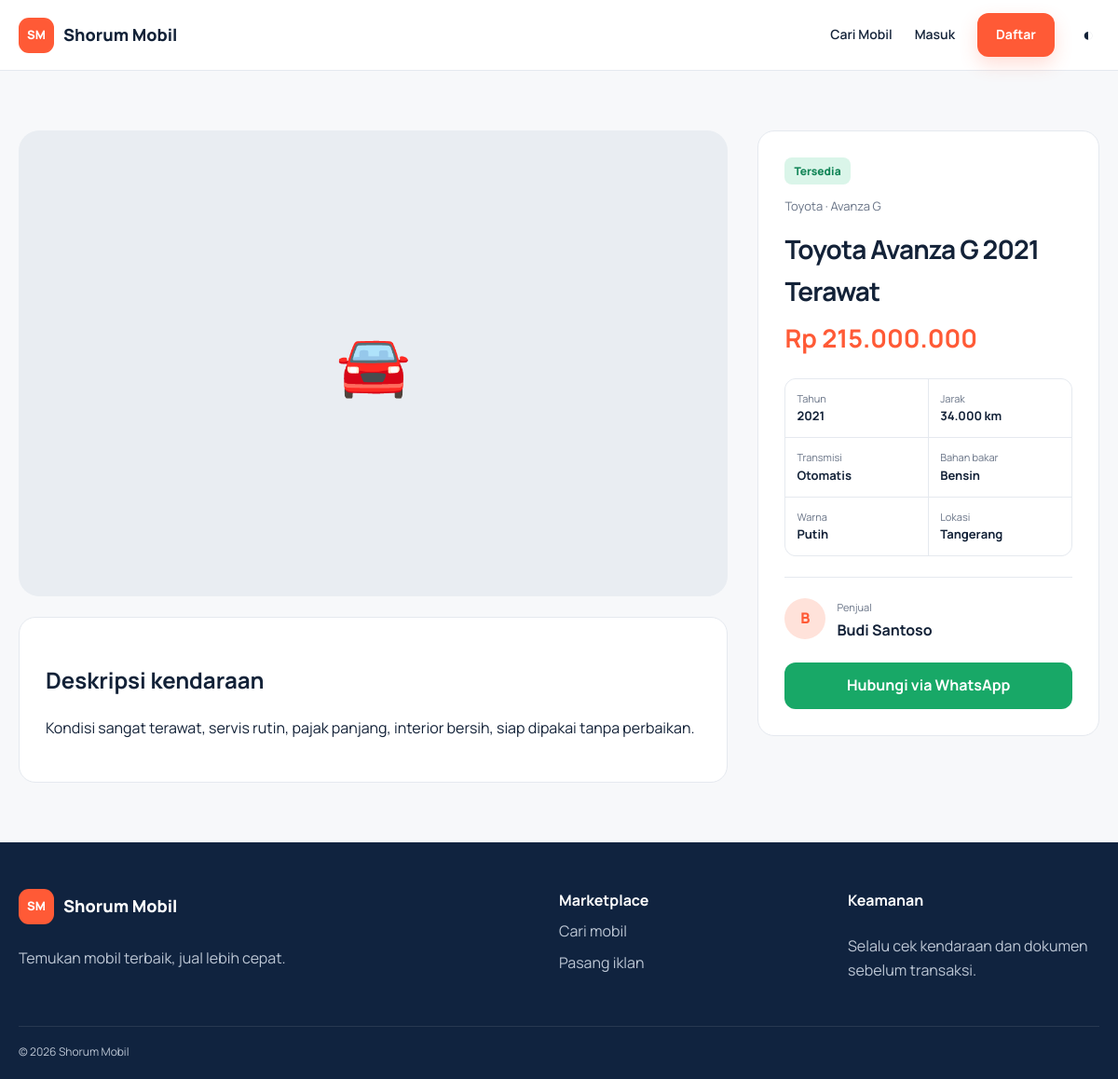
The page /mobil/1 on the database its author committed.
### tables this page shows
CREATE TABLE cars (id BIGINT UNSIGNED AUTO_INCREMENT PRIMARY KEY,user_id BIGINT UNSIGNED NOT NULL,title VARCHAR(180) NOT NULL,brand VARCHAR(80) NOT NULL,model VARCHAR(80) NOT NULL,year SMALLINT UNSIGNED NOT NULL,price BIGINT UNSIGNED NOT NULL,mileage INT UNSIGNED NOT NULL DEFAULT 0,transmission ENUM('Manual','Otomatis') NOT NULL,fuel ENUM('Bensin','Diesel','Hybrid','Listrik') NOT NULL,color VARCHAR(50) NOT NULL,city VARCHAR(100) NOT NULL,description TEXT NOT NULL,status ENUM('active','sold') NOT NULL DEFAULT 'active',created_at DATETIME NOT NULL,updated_at DATETIME NOT NULL,CONSTRAINT fk_cars_user FOREIGN KEY(user_id) REFERENCES users(id) ON DELETE CASCADE,INDEX idx_cars_search(status,brand,price,year),INDEX idx_cars_user(user_id));

CREATE TABLE users (id BIGINT UNSIGNED AUTO_INCREMENT PRIMARY KEY,name VARCHAR(100) NOT NULL,email VARCHAR(190) NOT NULL UNIQUE,password VARCHAR(255) NOT NULL,phone VARCHAR(25) NOT NULL,created_at DATETIME NOT NULL,INDEX idx_users_email(email));

### app/Core/Controller.php (called while the page is built)
<?php namespace App\Core;
abstract class Controller{protected function view(string $view,array $data=[]):void{extract($data);$content=dirname(__DIR__).'/Views/'.$view.'.php';require dirname(__DIR__).'/Views/layouts/app.php';}protected function auth():array{if(!auth()){flash('error','Silakan masuk terlebih dahulu.');redirect('/login');}return auth();}protected function validateCsrf():void{Csrf::verify($_POST['_token']??null);}}

### app/Controllers/CarController.php (called while the page is built)
<?php namespace App\Controllers; use App\Core\Controller; use App\Models\Car;
final class CarController extends Controller{public function index():void{$this->view('cars/index',['cars'=>Car::search($_GET),'filters'=>$_GET]);}public function show(string $id):void{$car=Car::find((int)$id);if(!$car){http_response_code(404);$this->view('errors/404');return;}$fav=auth()?Car::isFavorite((int)$id,(int)auth()['id']):false;$this->view('cars/show',compact('car','fav'));}public function create():void{$this->auth();$this->view('cars/form',['car'=>null]);}private function data():array{return['title'=>trim($_POST['title']??''),'brand'=>trim($_POST['brand']??''),'model'=>trim($_POST['model']??''),'year'=>(int)($_POST['year']??0),'price'=>(int)($_POST['price']??0),'mileage'=>(int)($_POST['mileage']??0),'transmission'=>$_POST['transmission']??'','fuel'=>$_POST['fuel']??'','color'=>trim($_POST['color']??''),'city'=>trim($_POST['city']??''),'description'=>trim($_POST['description']??''),'status'=>in_array($_POST['status']??'active',['active','sold'])?$_POST['status']:'active'];}private function valid(array $d):bool{return strlen($d['title'])>=8&&$d['year']>=1950&&$d['year']<=((int)date('Y')+1)&&$d['price']>0&&in_array($d['transmission'],['Manual','Otomatis'])&&in_array($d['fuel'],['Bensin','Diesel','Hybrid','Listrik'])&&strlen($d['description'])>=30;}private function uploads():array{$out=[];$files=$_FILES['images']??null;if(!$files)return$out;$finfo=new \finfo(FILEINFO_MIME_TYPE);for($i=0;$i<min(count($files['name']),5);$i++){if($files['error'][$i]===UPLOAD_ERR_NO_FILE)continue;if($files['error'][$i]!==UPLOAD_ERR_OK||$files['size'][$i]>2097152)continue;$mime=$finfo->file($files['tmp_name'][$i]);$ext=['image/jpeg'=>'jpg','image/png'=>'png','image/webp'=>'webp'][$mime]??null;if(!$ext)continue;$name=bin2hex(random_bytes(16)).'.'.$ext;if(move_uploaded_file($files['tmp_name'][$i],dirname(__DIR__,2).'/public/uploads/'.$name))$out[]='uploads/'.$name;}return$out;}public function store():void{$u=$this->auth();$this->validateCsrf();$d=$this->data();if(!$this->valid($d)){flash('error','Data iklan belum valid. Isi semua kolom dan deskripsi minimal 30 karakter.');redirect('/mobil/tambah');}$images=$this->uploads();if(!$images){flash('error','Unggah minimal satu foto JPG, PNG, atau WebP maksimal 2 MB.');redirect('/mobil/tambah');}$d['user_id']=$u['id'];$id=Car::create($d,$images);flash('success','Iklan berhasil diterbitkan.');redirect('/mobil/'.$id);}public function edit(string $id):void{$u=$this->auth();$car=Car::find((int)$id);if(!$car||(int)$car['user_id']!==(int)$u['id']){http_response_code(403);exit('Akses ditolak');}$this->view('cars/form',compact('car'));}public function update(string $id):void{$u=$this->auth();$this->validateCsrf();$d=$this->data();if(!$this->valid($d)){flash('error','Data iklan belum valid.');redirect('/mobil/'.$id.'/edit');}Car::update((int)$id,(int)$u['id'],$d);flash('success','Iklan berhasil diperbarui.');redirect('/mobil/'.$id);}public function destroy(string $id):void{$u=$this->auth();$this->validateCsrf();Car::delete((int)$id,(int)$u['id']);flash('success','Iklan dihapus.');redirect('/dashboard');}public function favorite(string $id):void{$u=$this->auth();$this->validateCsrf();Car::toggleFavorite((int)$id,(int)$u['id']);redirect('/mobil/'.$id);}}

### public/index.php (called while the page is built, shortened)
<?php
require dirname(__DIR__).'/app/Core/helpers.php';
spl_autoload_register(function(string $class){$prefix='App\\';if(str_starts_with($class,$prefix)){require dirname(__DIR__).'/app/'.str_replace('\\','/',substr($class,strlen($prefix))).'.php';}});
$router=new Router();
$router->get('/',[HomeController::class,'index']);
$router->get('/login',[AuthController::class,'showLogin']); $router->post('/login',[AuthController::class,'login']);
$router->get('/register',[AuthController::class,'showRegister']); $router->post('/register',[AuthController::class,'register']);
$router->post('/logout',[AuthController::class,'logout']);
$router->get('/mobil',[CarController::class,'index']); $router->get('/mobil/tambah',[CarController::class,'create']); $router->post('/mobil/tambah',[CarController::class,'store']);
$router->get('/mobil/{id}',[CarController::class,'show']); $router->get('/mobil/{id}/edit',[CarController::class,'edit']); $router->post('/mobil/{id}/edit',[CarController::class,'update']);
$router->post('/mobil/{id}/hapus',[CarController::class,'destroy']); $router->post('/mobil/{id}/favorit',[CarController::class,'favorite']);
$router->get('/dashboard',[DashboardController::class,'index']);
$router->dispatch($_SERVER['REQUEST_METHOD'],parse_url($_SERVER['REQUEST_URI'],PHP_URL_PATH));

### app/Core/helpers.php (called while the page is built, shortened)
<?php
function env(string $key,mixed $default=null):mixed{return $_ENV[$key]??getenv($key)?:$default;}
function config(string $name):array{static $c=[];return $c[$name]??=$c[$name]=require dirname(__DIR__,2)."/config/$name.php";}
function e(?string $v):string{return htmlspecialchars($v??'',ENT_QUOTES,'UTF-8');}
function url(string $path=''):string{return config('app')['url'].'/'.ltrim($path,'/');}
function asset(string $path):string{return url('assets/'.ltrim($path,'/'));}
function auth():?array{return $_SESSION['user']??null;}

### config/app.php (called while the page is built)
<?php
return ['name'=>env('APP_NAME','Shorum Mobil'),'url'=>rtrim(env('APP_URL','http://localhost:8080'),'/'),'debug'=>filter_var(env('APP_DEBUG',false),FILTER_VALIDATE_BOOL)];

### config/database.php (called while the page is built)
<?php
return ['host'=>env('DB_HOST','127.0.0.1'),'port'=>env('DB_PORT','3306'),'dbname'=>env('DB_NAME','shorum_mobil'),'user'=>env('DB_USER','root'),'pass'=>env('DB_PASS','')];

### app/Core/Database.php (called while the page is built, shortened)
<?php namespace App\Core;
final class Database{private static ?PDO $pdo=null;public static function connection():PDO{if(!self::$pdo){$c=config('database');self::$pdo=new PDO("mysql:host={$c['host']};port={$c['port']};dbname={$c['dbname']};charset=utf8mb4",$c['user'],$c['pass'],[PDO::ATTR_ERRMODE=>PDO::ERRMODE_EXCEPTION,PDO::ATTR_DEFAULT_FETCH_MODE=>PDO::FETCH_ASSOC,PDO::ATTR_EMULATE_PREPARES=>false]);}return self::$pdo;}}

### app/Models/Car.php (called while the page is built, shortened)
<?php namespace App\Models;
final class Car{
public static function find(int $id):?array{$s=Database::connection()->prepare('SELECT c.*,u.name seller,u.phone seller_phone FROM cars c JOIN users u ON u.id=c.user_id WHERE c.id=?');$s->execute([$id]);$car=$s->fetch();if(!$car)return null;$i=Database::connection()->prepare('SELECT * FROM car_images WHERE car_id=? ORDER BY is_primary DESC,id');$i->execute([$id]);$car['images']=$i->fetchAll();return$car;}
public static function isFavorite(int $car,int $user):bool{$s=Database::connection()->prepare('SELECT 1 FROM favorites WHERE car_id=? AND user_id=?');$s->execute([$car,$user]);return(bool)$s->fetchColumn();}}

### app/Views/cars/show.php (the view)
<section class="page container detail-grid"><div><div class="gallery"><div class="main-photo"><?php if($car['images']): ?><img id="mainPhoto" src="<?= url($car['images'][0]['path']) ?>" alt="<?= e($car['title']) ?>"><?php else: ?><div class="placeholder">🚘</div><?php endif; ?></div><?php if(count($car['images'])>1): ?><div class="thumbnails"><?php foreach($car['images'] as $img): ?><button data-photo="<?= url($img['path']) ?>"><img src="<?= url($img['path']) ?>" alt="Foto <?= e($car['title']) ?>"></button><?php endforeach; ?></div><?php endif; ?></div><div class="description"><h2>Deskripsi kendaraan</h2><p><?= nl2br(e($car['description'])) ?></p></div></div><aside class="detail-card"><span class="badge status"><?= $car['status']==='sold'?'Terjual':'Tersedia' ?></span><p class="muted"><?= e($car['brand']) ?> · <?= e($car['model']) ?></p><h1><?= e($car['title']) ?></h1><strong class="price big">Rp <?= number_format((int)$car['price'],0,',','.') ?></strong><div class="spec-list"><div><span>Tahun</span><strong><?= $car['year'] ?></strong></div><div><span>Jarak</span><strong><?= number_format((int)$car['mileage'],0,',','.') ?> km</strong></div><div><span>Transmisi</span><strong><?= e($car['transmission']) ?></strong></div><div><span>Bahan bakar</span><strong><?= e($car['fuel']) ?></strong></div><div><span>Warna</span><strong><?= e($car['color']) ?></strong></div><div><span>Lokasi</span><strong><?= e($car['city']) ?></strong></div></div><div class="seller"><div class="avatar"><?= e(strtoupper(substr($car['seller'],0,1))) ?></div><div><small>Penjual</small><strong><?= e($car['seller']) ?></strong></div></div><?php $wa=preg_replace('/\D/','',$car['seller_phone']);$wa=str_starts_with($wa,'0')?'62'.substr($wa,1):$wa; ?><a class="btn btn-whatsapp btn-block" target="_blank" rel="noopener" href="https://wa.me/<?= e($wa) ?>?text=<?= rawurlencode('Halo, saya tertarik dengan '.$car['title'].' di Shorum Mobil.') ?>">Hubungi via WhatsApp</a><?php if(auth()): ?><form method="post" action="<?= url('/mobil/'.$car['id'].'/favorit') ?>"><?= csrf_field() ?><button class="btn btn-outline btn-block"><?= $fav?'♥ Hapus dari Favorit':'♡ Simpan Favorit' ?></button></form><?php endif; ?></aside></section>

### app/Core/Router.php
<?php namespace App\Core;
final class Router{private array $routes=[];public function get(string $p,array $h):void{$this->add('GET',$p,$h);}public function post(string $p,array $h):void{$this->add('POST',$p,$h);}private function add(string $m,string $p,array $h):void{$this->routes[$m][]=[$p,$h];}public function dispatch(string $method,string $uri):void{foreach($this->routes[$method]??[] as [$path,$handler]){$regex='#^'.preg_replace('/\{[^}]+\}/','([^/]+)',$path).'$#';if(preg_match($regex,$uri,$matches)){array_shift($matches);[$class,$action]=$handler;(new $class)->$action(...$matches);return;}}http_response_code(404);$content=dirname(__DIR__).'/Views/errors/404.php';require dirname(__DIR__).'/Views/layouts/app.php';}}

### app/Views/layouts/app.php (shortened to what this page needs)
<!doctype html><html lang="id"><head><?= e($title??'Shorum Mobil') ?><link rel="stylesheet" href="<?= asset('css/app.css') ?>"><?= asset('js/app.js') ?></head><body><header class="nav"><div class="container nav-inner"><a class="brand" href="<?= url('/') ?>"><span>SM</span> Shorum Mobil</a><nav><a href="<?= url('/mobil') ?>">Cari Mobil</a><?php if(auth()): ?><?= url('/dashboard') ?><?= url('/mobil/tambah') ?><?= url('/logout') ?><?= csrf_field() ?><?php else: ?><a href="<?= url('/login') ?>">Masuk</a><a class="btn btn-primary" href="<?= url('/register') ?>">Daftar</a><?php endif; ?><button class="theme" aria-label="Ganti tema">◐</button></nav></div></header><main><?php if($m=flash('success')): ?><?= e($m) ?><?php endif;if($m=flash('error')): ?><?= e($m) ?><?php endif;require $content; ?></main><footer><div class="container footer-grid"><div><a class="brand" href="<?= url('/') ?>"><span>SM</span> Shorum Mobil</a><p>Temukan mobil terbaik, jual lebih cepat.</p></div><div><strong>Marketplace</strong><a href="<?= url('/mobil') ?>">Cari mobil</a><a href="<?= url('/mobil/tambah') ?>">Pasang iklan</a></div><div><strong>Keamanan</strong><p>Selalu cek kendaraan dan dokumen sebelum transaksi.</p></div></div><div class="container copyright">© <?= date('Y') ?> Shorum Mobil</div></footer></body></html>

### public/assets/css/app.css (style rules this page uses)
:root { --bg:#f7f8fa;--surface:#fff;--text:#132238;--muted:#687386;--primary:#ff5a36;--primary-dark:#e74422;--navy:#10233f;--line:#e5e9ef;--success:#128557;--danger:#d43636;--shadow:0 12px 36px rgba(16,35,63,.09);--radius:18px }
* { box-sizing:border-box }
html { scroll-behavior:smooth }
body { margin:0;font-family:Manrope,system-ui,sans-serif;background:var(--bg);color:var(--text);line-height:1.6 }
a { color:inherit;text-decoration:none }
button,input,select,textarea { font:inherit }
.container { width:min(1180px,calc(100% - 40px));margin:auto }
.nav { height:76px;background:color-mix(in srgb,var(--surface) 94%,transparent);backdrop-filter:blur(16px);border-bottom:1px solid var(--line);position:sticky;top:0;z-index:20 }
.nav-inner { height:100%;display:flex;align-items:center;justify-content:space-between }
.brand { font-size:18px;font-weight:800;display:inline-flex;align-items:center;gap:10px }
.brand span { display:grid;place-items:center;background:var(--primary);color:#fff;border-radius:11px;width:38px;height:38px;font-size:13px }
.nav nav { display:flex;align-items:center;gap:24px;font-weight:600;font-size:14px }
.link,.theme,.menu { border:0;background:none;color:inherit;cursor:pointer }
.theme { font-size:20px }
.btn { border:0;border-radius:12px;padding:12px 20px;font-weight:700;display:inline-flex;justify-content:center;align-items:center;cursor:pointer;transition:.2s }
.btn-primary { background:var(--primary);color:#fff;box-shadow:0 8px 20px rgba(255,90,54,.2) }
.btn-whatsapp { background:#18a867;color:#fff }
.btn-block { width:100% }
.section,.page { padding:64px 0 }
.section h2,.page h1 { font-size:34px;letter-spacing:-.03em;margin:6px 0 }
.placeholder { height:100%;display:grid;place-items:center;font-size:64px }
.badge { position:absolute;top:12px;left:12px;background:rgba(255,255,255,.92);padding:5px 10px;border-radius:8px;font-size:12px;font-weight:800;color:#132238 }
.muted { color:var(--muted);font-size:13px }
.price { color:var(--primary);font-size:19px }
.detail-grid { display:grid;grid-template-columns:1.35fr .65fr;gap:32px;align-items:start }
.main-photo { height:500px;background:#e9edf2;border-radius:22px;overflow:hidden }
.description,.detail-card,.form-card,.auth-card,.table-card { background:var(--surface);border:1px solid var(--line);border-radius:var(--radius);padding:28px;margin-top:22px }
.detail-card { position:sticky;top:98px;margin-top:0 }
.detail-card h1 { font-size:28px;margin:6px 0 }
.big { font-size:27px;display:block;margin-bottom:22px }
.status { position:static;background:#daf5e9;color:var(--success);display:inline-block }
.spec-list { display:grid;grid-template-columns:1fr 1fr;gap:1px;background:var(--line);border:1px solid var(--line);border-radius:12px;overflow:hidden }
.spec-list div { background:var(--surface);padding:12px;display:flex;flex-direction:column }
.spec-list span,.seller small { color:var(--muted);font-size:11px }
.spec-list strong { font-size:13px }
.seller { display:flex;align-items:center;gap:12px;border-top:1px solid var(--line);margin:22px 0;padding-top:18px }
.seller strong,.listing div { display:block }
.avatar { width:44px;height:44px;border-radius:50%;display:grid;place-items:center;background:#ffe2da;color:var(--primary);font-weight:800 }
footer { background:var(--navy);color:#bdc7d5;padding:50px 0 20px }
.footer-grid { display:grid;grid-template-columns:2fr 1fr 1fr;gap:40px }
.footer-grid>div { display:flex;flex-direction:column;gap:8px }
.footer-grid strong,.footer-grid .brand { color:#fff }
.copyright { border-top:1px solid #ffffff18;margin-top:30px;padding-top:17px;font-size:12px }

### rows shown on the page
cars: description "Kondisi sangat terawat, servis rutin, pajak panjang, interior bersih, siap dipakai tanpa perbaikan.", status "Tersedia", brand "Toyota", model "Avanza G", title "Toyota Avanza G 2021 Terawat", price "215.000.000", year "2021", mileage "34.000", transmission "Otomatis", fuel "Bensin", color "Putih", city "Tangerang", user.name "B", user.name "Budi Santoso"
